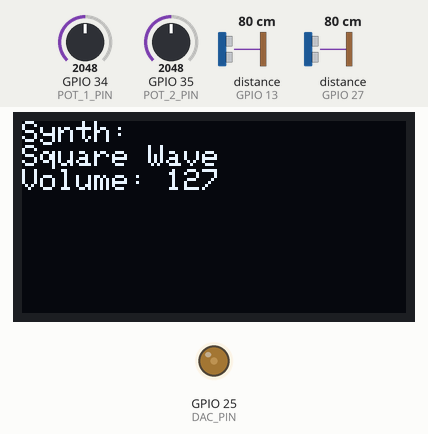
The sketch below on a simulated ESP32. Shown: 128×64 one-colour display, output pins drawn as LEDs (lit = HIGH). Wiring (inferred from the names in the program): 2 × ultrasonic range finder: trigger GPIO 12, echo GPIO 13 / trigger GPIO 14, echo GPIO 27. The test bench sets the inputs (shaded band); at power-on: GPIO 34 (POT_1_PIN) = 2048, GPIO 35 (POT_2_PIN) = 2048, distance to the obstacle (sensors on GPIO 13, GPIO 27) 80 cm. The echo pulse lasts 58.3 µs per cm; pins used as bus, display or sensor lines are not drawn.

Above: at 2.2 s.
2.3 s: GPIO 34 (POT_1_PIN) set to 2656
At 3.4 s:
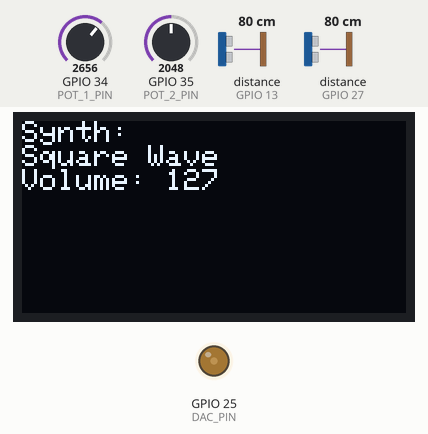
3.8 s: GPIO 34 (POT_1_PIN) set to 2772
At 5.0 s:
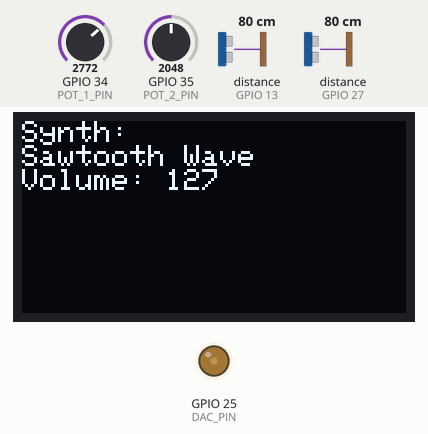
5.3 s: GPIO 34 (POT_1_PIN) set to 1228
At 5.8 s:
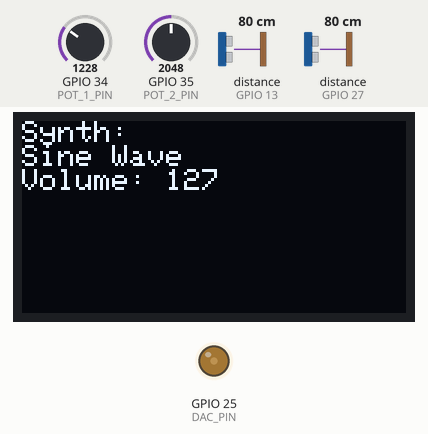
6.8 s: GPIO 35 (POT_2_PIN) set to 2866
At 8.0 s:
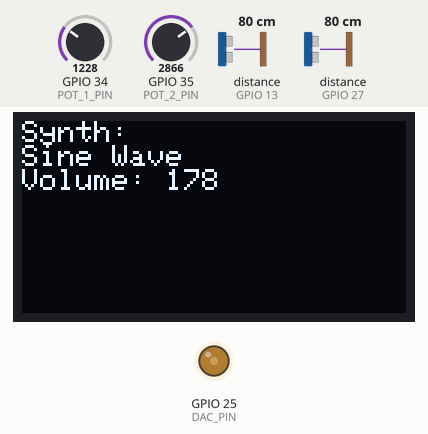
8.3 s: GPIO 34 (POT_1_PIN) set to 1304
Timing chart, 0 to 8.7 s (numbered marks = the images above; inputs shaded):
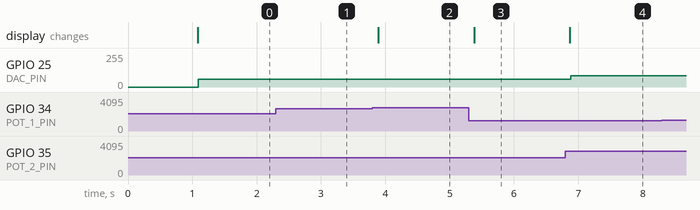

Measured:
- the behaviour switches between 2729 and 2730 on GPIO 34 (POT_1_PIN) (found by bisection; images 1 and 2)
- after the input at 2.3 s, GPIO 25 (DAC_PIN): stays 59/255 (without the input it goes to 119/255 after 1.2 s)
- after the input at 3.8 s, GPIO 25 (DAC_PIN): stays 59/255 (without the input it goes to 119/255 after 1.2 s); the display: changes after 0.09 s (image 2)
- after the input at 5.3 s, GPIO 25 (DAC_PIN): stays 59/255 (without the input it goes to 119/255 after 1.1 s); the display: changes after 0.08 s (image 3)
- after the input at 6.8 s, GPIO 25 (DAC_PIN): 59/255 → 83/255 after 0.08 s; the display: changes after 0.07 s (image 4)

The sketch:

Theremin_ESP32.ino
```cpp
// Theremin_ESP32.ino
#include <Arduino.h>
#include <Wire.h>
#include <Adafruit_SSD1306.h>  // Biblioteca para la pantalla OLED
#include "UltrasonicSensor.h"
#include "Synthesizer.h"

// Definimos los pines del hardware adicional
#define SCREEN_WIDTH 128
#define SCREEN_HEIGHT 64
#define OLED_RESET -1
#define BUTTON_PIN 32
#define POT_1_PIN 34   // Potenciómetro para seleccionar sintetizador
#define POT_2_PIN 35   // Potenciómetro para ajustar parámetro (volumen)

// Definimos los pines de los sensores de ultrasonido
#define TRIG_PIN_1 12  // Sensor de tono
#define ECHO_PIN_1 13
#define TRIG_PIN_2 14  // Sensor de volumen
#define ECHO_PIN_2 27

// DAC output pin (para generar sonido)
#define DAC_PIN 25

// Inicializamos la pantalla OLED
Adafruit_SSD1306 display(SCREEN_WIDTH, SCREEN_HEIGHT, &Wire, OLED_RESET);

// Inicializamos los sensores de ultrasonido y el sintetizador
UltrasonicSensor sensorTone(TRIG_PIN_1, ECHO_PIN_1);
UltrasonicSensor sensorVolume(TRIG_PIN_2, ECHO_PIN_2);
Synthesizer synth(DAC_PIN);

// Variables del menú
int synthType = 0;  // Índice del sintetizador seleccionado
int volume = 128;   // Volumen inicial

void setup() {
  // Configuramos el botón y los potenciómetros
  pinMode(BUTTON_PIN, INPUT_PULLUP);
  pinMode(POT_1_PIN, INPUT);
  pinMode(POT_2_PIN, INPUT);

  // Iniciamos la comunicación I2C para la pantalla
  if (!display.begin(SSD1306_SWITCHCAPVCC, 0x3C)) {
    Serial.println(F("Error en la inicialización de la pantalla OLED"));
    for (;;);
  }
  display.clearDisplay();
  display.setTextSize(1);
  display.setTextColor(WHITE);
  display.setCursor(0, 0);
  display.println(F("Theremin ESP32"));
  display.display();

  // Iniciamos los sensores y el sintetizador
  sensorTone.init();
  sensorVolume.init();
  synth.init();
  delay(1000);
}

void loop() {
  // Leemos los valores de los potenciómetros
  int pot1Value = analogRead(POT_1_PIN);
  int pot2Value = analogRead(POT_2_PIN);

  // Mapeamos el potenciómetro 1 para seleccionar el sintetizador
  synthType = map(pot1Value, 0, 4095, 0, 3);  // Mapeo para seleccionar entre 4 tipos de sintetizadores

  // Mapeamos el potenciómetro 2 para ajustar el volumen
  volume = map(pot2Value, 0, 4095, 0, 255);  // Mapeo simple para volumen

  // Actualizamos la pantalla con el tipo de sintetizador y volumen
  display.clearDisplay();
  display.setCursor(0, 0);
  display.println(F("Synth:"));
  switch (synthType) {
    case 0:
      display.println(F("Sine Wave"));
      break;
    case 1:
      display.println(F("Square Wave"));
      break;
    case 2:
      display.println(F("Sawtooth Wave"));
      break;
    case 3:
      display.println(F("Triangle Wave"));
      break;
  }
  display.print(F("Volume: "));
  display.println(volume);
  display.display();

  // Leemos la distancia de los sensores de ultrasonido
  float distanceTone = sensorTone.readDistance();
  float distanceVolume = sensorVolume.readDistance();

  // Convertimos la distancia a tono y aplicamos volumen
  float frequency = map(distanceTone, 10, 200, 100, 1500);  // Mapeo para la frecuencia del tono
  synth.generateSound(frequency, volume);

  delay(50);  // Breve pausa para evitar sobrecarga
}
```

Synthesizer.cpp
```cpp
// Synthesizer.cpp
#include "Synthesizer.h"

Synthesizer::Synthesizer(int dacPin) {
  this->dacPin = dacPin;
  this->synthType = 0;  // Por defecto, seleccionamos la onda seno
}

void Synthesizer::init() {
  // No se requiere inicialización adicional para el DAC en la ESP32
}

void Synthesizer::setSynthType(int type) {
  this->synthType = type;
}

void Synthesizer::generateSound(float frequency, uint8_t volume) {
  // Según el tipo de onda seleccionada, generamos el sonido adecuado
  switch (synthType) {
    case 0:
      generateSineWave(frequency, volume);
      break;
    case 1:
      generateSquareWave(frequency, volume);
      break;
    case 2:
      generateSawtoothWave(frequency, volume);
      break;
    case 3:
      generateTriangleWave(frequency, volume);
      break;
  }
}

void Synthesizer::generateSineWave(float frequency, uint8_t volume) {
  // Generación de onda seno usando una tabla de valores de seno
  const int sineWaveSamples = 100;  // Cantidad de muestras para una onda seno completa
  float angleStep = (2.0 * PI) / sineWaveSamples;  // Paso de ángulo para cada muestra
  for (int i = 0; i < sineWaveSamples; i++) {
    float sample = sin(i * angleStep);  // Generamos la muestra seno
    int output = (int)((sample + 1.0) * (volume / 2.0));  // Normalizamos y ajustamos al volumen
    dacWrite(dacPin, output);
    delayMicroseconds(1000000 / (sineWaveSamples * frequency));  // Ajuste de tiempo entre muestras
  }
}

void Synthesizer::generateSquareWave(float frequency, uint8_t volume) {
  // Generación de onda cuadrada alternando entre dos niveles
  int highOutput = volume;
  int lowOutput = 0;
  int period = 1000000 / frequency;  // Periodo de la onda en microsegundos
  dacWrite(dacPin, highOutput);
  delayMicroseconds(period / 2);  // Duración de la fase alta
  dacWrite(dacPin, lowOutput);
  delayMicroseconds(period / 2);  // Duración de la fase baja
}

void Synthesizer::generateSawtoothWave(float frequency, uint8_t volume) {
  // Generación de onda diente de sierra incrementando el valor linealmente
  int samples = 100;  // Cantidad de muestras por ciclo
  int period = 1000000 / frequency;
  int step = volume / samples;
  for (int i = 0; i < samples; i++) {
    dacWrite(dacPin, i * step);  // Generamos la rampa ascendente
    delayMicroseconds(period / samples);
  }
}

void Synthesizer::generateTriangleWave(float frequency, uint8_t volume) {
  // Generación de onda triangular alternando subida y bajada linealmente
  int samples = 50;  // Muestras para cada medio ciclo
  int period = 1000000 / frequency;
  int step = volume / samples;

  // Subida
  for (int i = 0; i < samples; i++) {
    dacWrite(dacPin, i * step);
    delayMicroseconds(period / (2 * samples));
  }
  // Bajada
  for (int i = samples; i > 0; i--) {
    dacWrite(dacPin, i * step);
    delayMicroseconds(period / (2 * samples));
  }
}
```

Synthesizer.h
```cpp
// Synthesizer.h
#ifndef SYNTHESIZER_H
#define SYNTHESIZER_H

#include <Arduino.h>

class Synthesizer {
  public:
    Synthesizer(int dacPin);
    void init();
    void generateSound(float frequency, uint8_t volume);

    // Selecciona el tipo de onda
    void setSynthType(int type);

  private:
    int dacPin;
    int synthType;

    // Métodos internos para generar cada tipo de onda
    void generateSineWave(float frequency, uint8_t volume);
    void generateSquareWave(float frequency, uint8_t volume);
    void generateSawtoothWave(float frequency, uint8_t volume);
    void generateTriangleWave(float frequency, uint8_t volume);
};

#endif
```

UltrasonicSensor.cpp
```cpp
// UltrasonicSensor.cpp
#include "UltrasonicSensor.h"

UltrasonicSensor::UltrasonicSensor(int trigPin, int echoPin) {
  this->trigPin = trigPin;
  this->echoPin = echoPin;
}

void UltrasonicSensor::init() {
  pinMode(trigPin, OUTPUT);
  pinMode(echoPin, INPUT);
}

float UltrasonicSensor::readDistance() {
  // Limpia el pin TRIG
  digitalWrite(trigPin, LOW);
  delayMicroseconds(2);

  // Envia un pulso de 10µs por el pin TRIG
  digitalWrite(trigPin, HIGH);
  delayMicroseconds(10);
  digitalWrite(trigPin, LOW);

  // Lee el tiempo que tarda el pulso en regresar
  long duration = pulseIn(echoPin, HIGH);

  // Calcula la distancia en centímetros
  float distance = (duration * 0.034) / 2;

  return distance;
}
```

UltrasonicSensor.h
```cpp
// UltrasonicSensor.h
#ifndef ULTRASONIC_SENSOR_H
#define ULTRASONIC_SENSOR_H

#include <Arduino.h>

class UltrasonicSensor {
  public:
    UltrasonicSensor(int trigPin, int echoPin);
    void init();
    float readDistance();

  private:
    int trigPin;
    int echoPin;
};

#endif
```
